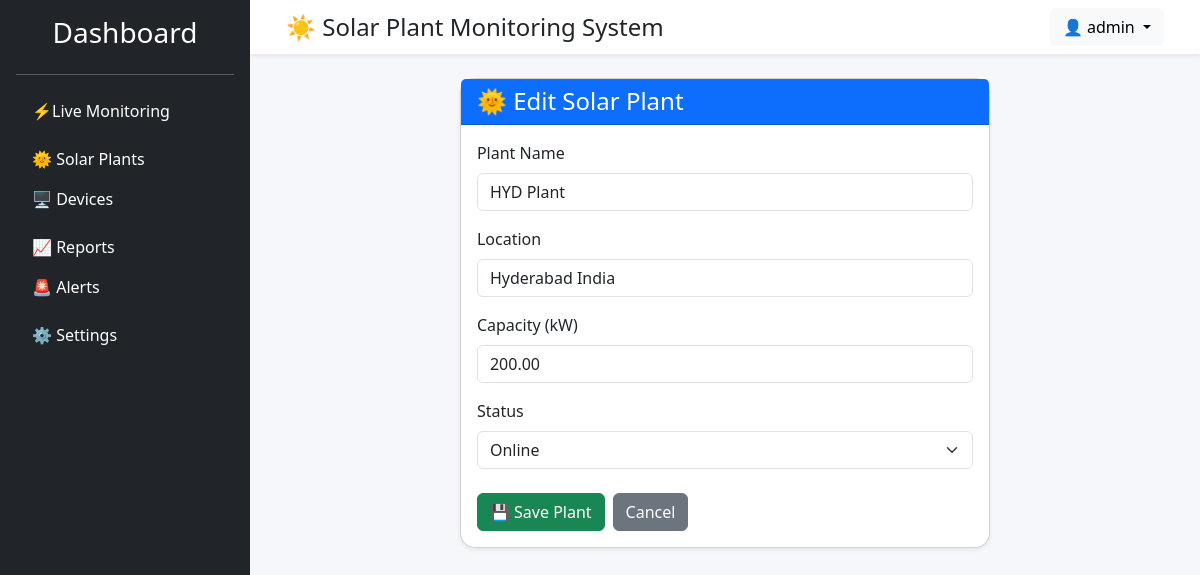
Page /devices/plants/1/edit/ (signed in) on the earlier database version.
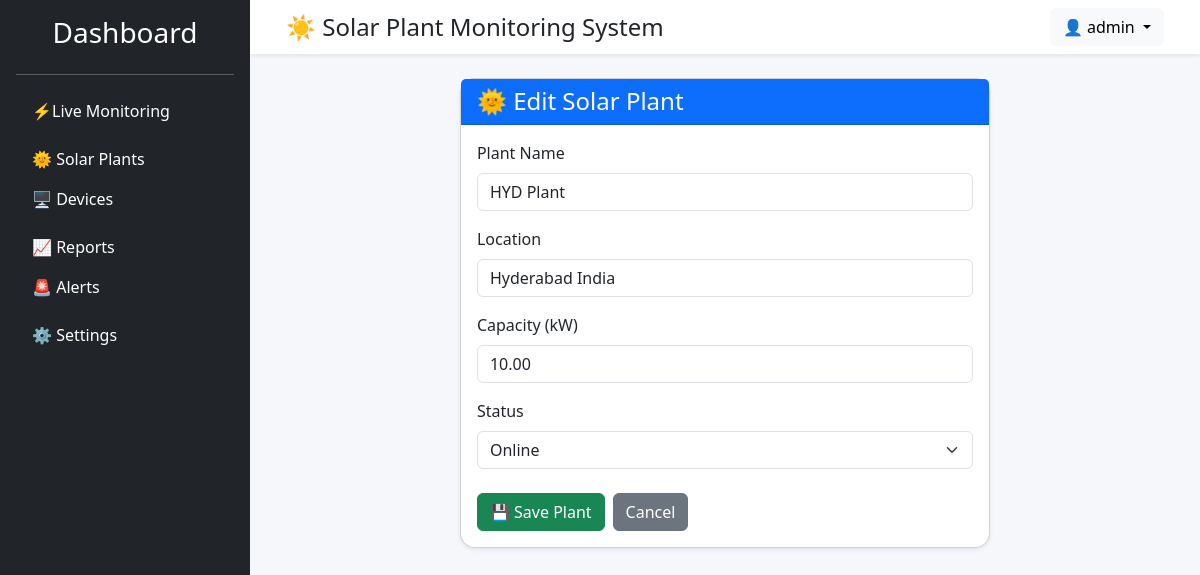
Same page on the later database version.
### devices/models.py (models this page shows, shortened)
class SolarPlant(models.Model):
    STATUS_CHOICES = [
        ("ONLINE", "Online"),
        ("OFFLINE", "Offline"),
        ("MAINTENANCE", "Maintenance"),
    ]
    plant_name = models.CharField(max_length=100)
    location = models.CharField(max_length=255)
    capacity_kw = models.DecimalField(max_digits=10, decimal_places=2)
    status = models.CharField(
        max_length=20,
        choices=STATUS_CHOICES,
        default="ONLINE",
    )
    created_at = models.DateTimeField(auto_now_add=True)
    updated_at = models.DateTimeField(auto_now=True)
    class Meta:
        ordering = ["plant_name"]
        verbose_name = "Solar Plant"
        verbose_name_plural = "Solar Plants"

### devices/views.py (the view)
@login_required
def plant_update(request, pk):
    plant = get_object_or_404(
        SolarPlant,
        pk=pk
    )
    if request.method == "POST":
        form = SolarPlantForm(
            request.POST,
            instance=plant
        )
        if form.is_valid():
            form.save()
            return redirect(
                "devices:plant_detail",
                pk=plant.pk
            )
    else:
        form = SolarPlantForm(
            instance=plant
        )
    return render(
        request,
        "devices/plant_form.html",
        {
            "form": form,
            "title": "Edit Solar Plant",
            "plant": plant,
        },
    )

### devices/forms.py
class SolarPlantForm(forms.ModelForm):
    class Meta:
        model = SolarPlant
        fields = [
            "plant_name",
            "location",
            "capacity_kw",
            "status",
        ]
        widgets = {
            "plant_name": forms.TextInput(
                attrs={
                    "class": "form-control",
                    "placeholder": "Enter solar plant name",
                }
            ),
            "location": forms.TextInput(
                attrs={
                    "class": "form-control",
                    "placeholder": "Enter plant location",
                }
            ),
            "capacity_kw": forms.NumberInput(
                attrs={
                    "class": "form-control",
                    "placeholder": "Capacity in kW",
                    "step": "0.01",
                }
            ),
            "status": forms.Select(
                attrs={
                    "class": "form-select",
                }
            ),
        }

### templates/devices/plant_form.html (shortened to what this page needs)
{% extends 'base.html' %}
{% block content %}
<div class="row justify-content-center">
    <div class="col-lg-7 col-md-9">
        <div class="card shadow-sm">
            <div class="card-header bg-primary text-white">
                <h4 class="mb-0">
                    🌞 {{ title }}
                </h4>
            </div>
            <div class="card-body">
                <form method="POST">
                    <div class="mb-3">
                        <label class="form-label">
                            Plant Name
                        </label>
                        {{ form.plant_name }}
                    </div>
                    <div class="mb-3">
                        <label class="form-label">
                            Location
                        </label>
                        {{ form.location }}
                    </div>
                    <div class="mb-3">
                        <label class="form-label">
                            Capacity (kW)
                        </label>
                        {{ form.capacity_kw }}
                    </div>
                    <div class="mb-4">
                        <label class="form-label">
                            Status
                        </label>
                        {{ form.status }}
                    </div>
                    <div class="d-flex gap-2">
                        <button
                            type="submit"
                            class="btn btn-success">
                            💾 Save Plant
                        </button>
                        <a
                            href="{% url 'devices:plant_list' %}"
                            class="btn btn-secondary">
                            Cancel
                        </a>
                    </div>
                </form>
            </div>
        </div>
    </div>
</div>
{% endblock %}

Differences in the rows shown:
changed SolarPlant "HYD Plant": capacity_kw "200.00" → "10.00"
